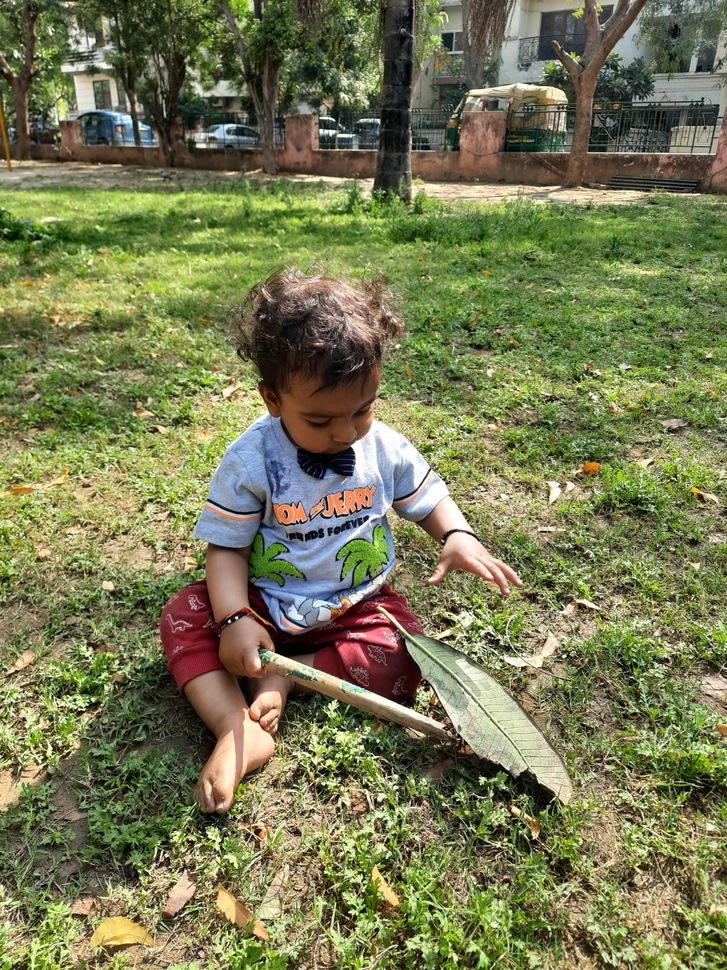
#> input picture Shrey.jpeg, 727 x 970 px, shrunk from 1200 x 1600 before the run, given in place of Shrey.jpg, which was not available
$ python image_to_pencil_sketch.py
#> lines starting #> are read from the running program, lines starting #| are printed output that depends on the picture; pictures that were not available may be replaced by others from this repository, and a replacement may not be noted
import cv2
from cv2 import pencilSketch
# from numpy import imag
#reading image
image = cv2.imread("Shrey.jpg")
#> image is the input picture: shape (970, 727, 3); mean B, G, R 83.2, 122.3, 119.3

#converting BGR image to grayscale
gray_image = cv2.cvtColor(image, cv2.COLOR_BGR2GRAY)
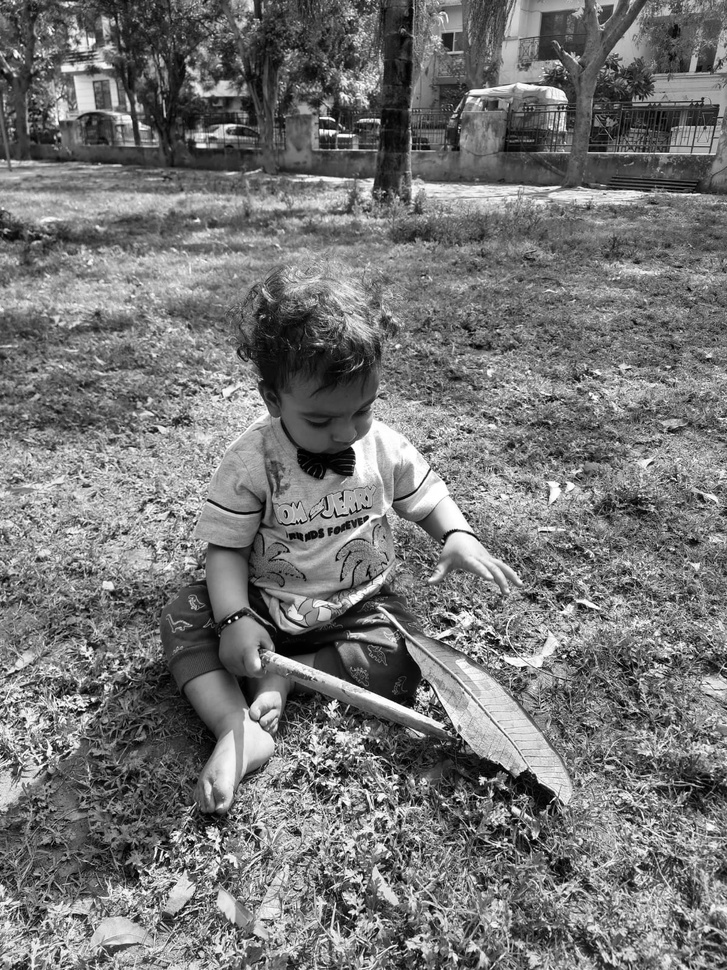
#> gray_image: shape (970, 727); min 0, max 255, mean 116.9

#image inversion
inverted_image = 255 - gray_image
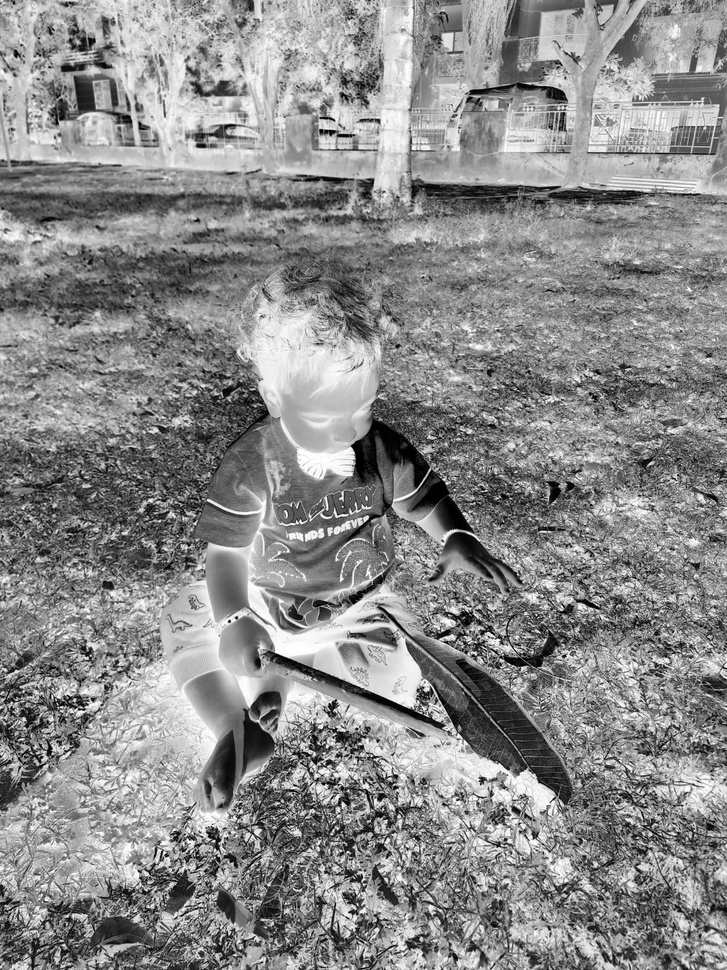
#> inverted_image: shape (970, 727); min 0, max 255, mean 138.1

blurred = cv2.GaussianBlur(inverted_image, (21, 21), 0)
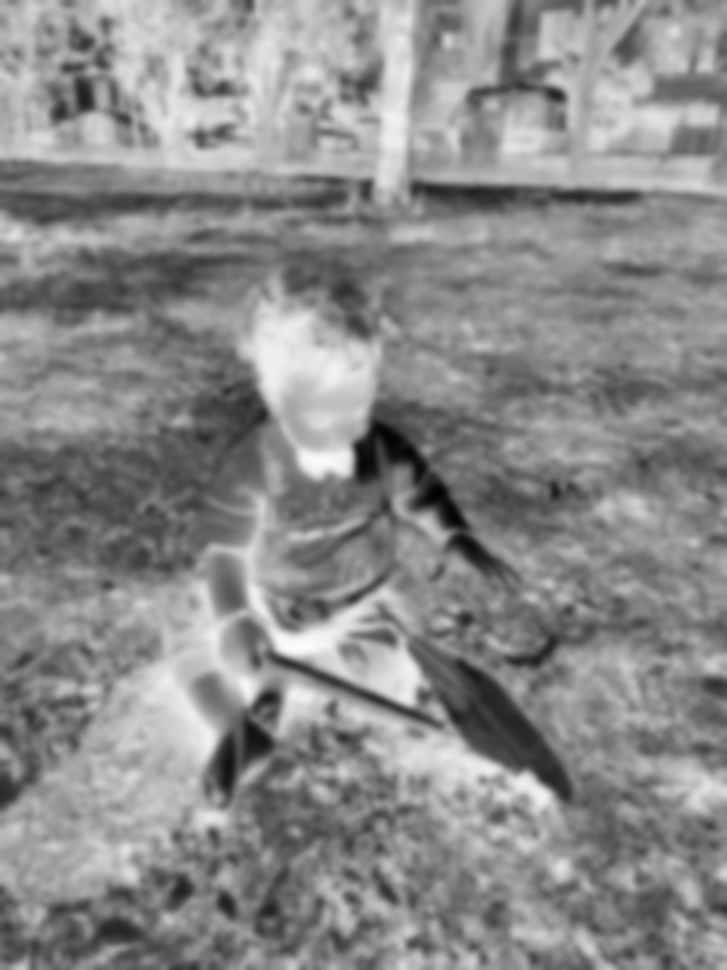
#> blurred: shape (970, 727); min 2, max 253, mean 138.1
inverted_blurred = 255 - blurred
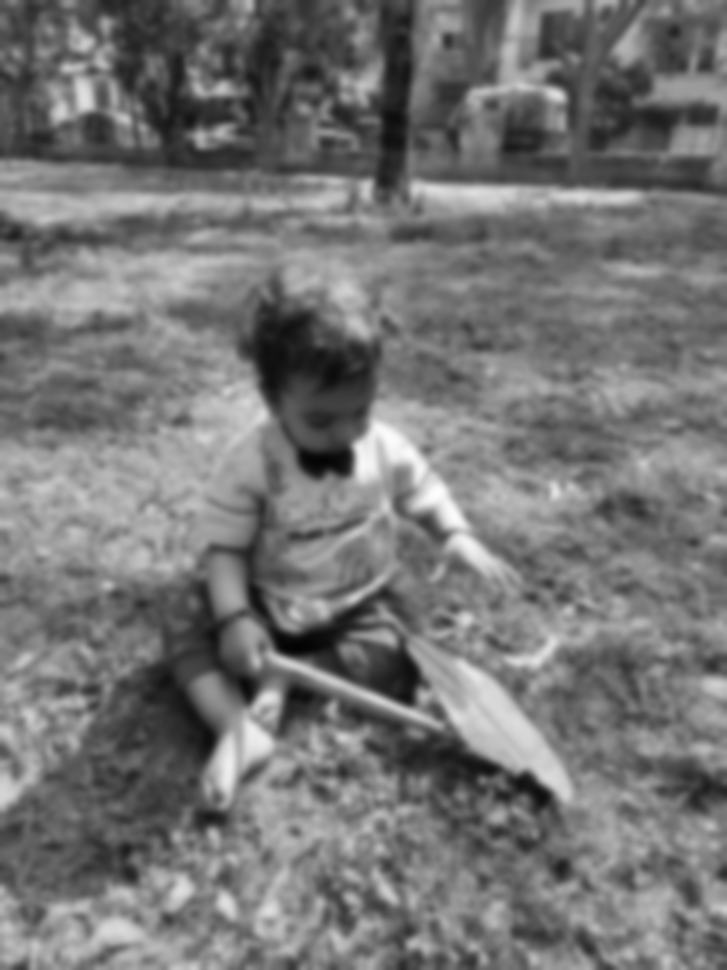
#> inverted_blurred: shape (970, 727); min 2, max 253, mean 116.9
pencilSketch = cv2.divide(gray_image, inverted_image, scale=256.0)
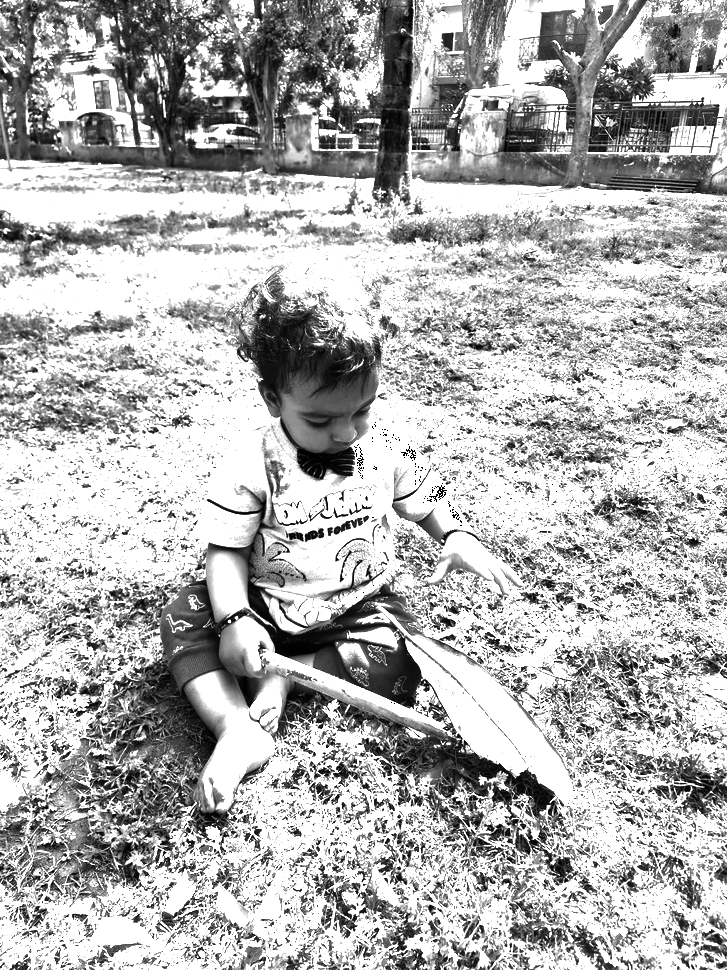
#> pencilSketch: shape (970, 727); min 0, max 255, mean 178.4
cv2.imshow("Original Image", image)
cv2.imshow("Pencil Sketch of Shrey", pencilSketch)
cv2.waitKey(0)

$ run again, with Family_pic.jpeg copied over Shrey.jpeg
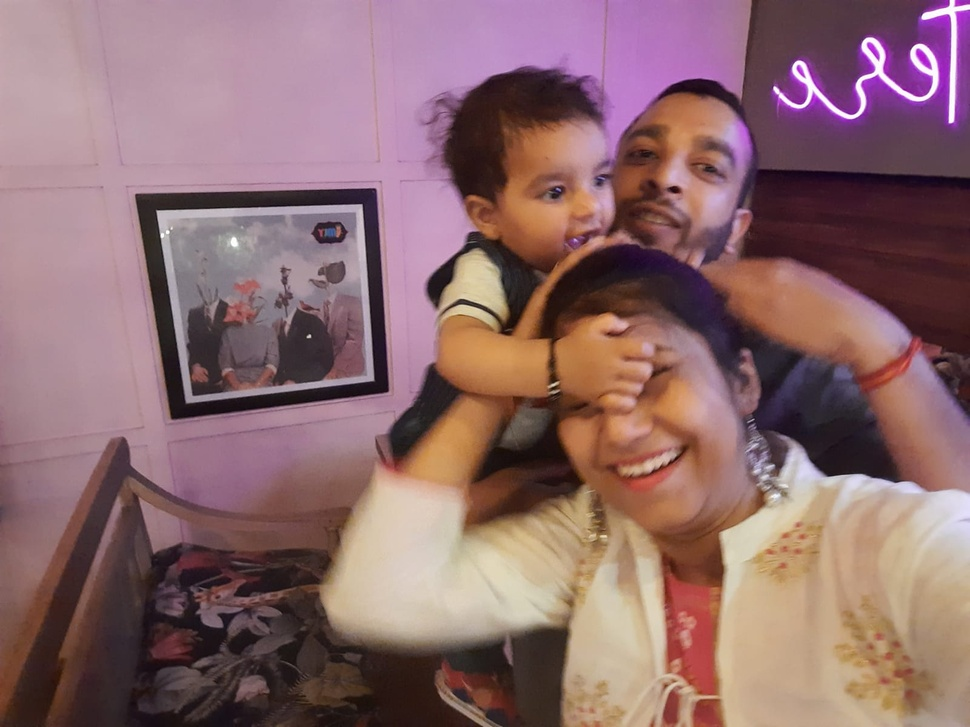
#> input picture Family_pic.jpeg, 970 x 727 px, shrunk from 1600 x 1200 before the run, given in place of Shrey.jpg, which was not available
#> image is the input picture: shape (727, 970, 3); mean B, G, R 109.4, 107, 140.9
#> `inverted_blurred = 255 - blurred`:
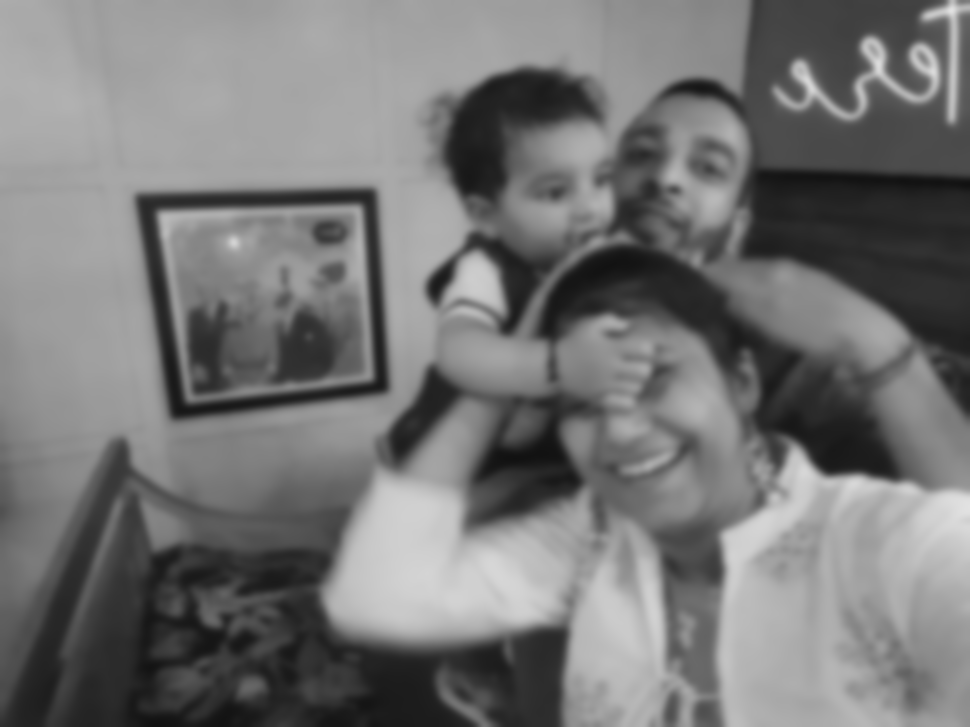
#> inverted_blurred: shape (727, 970); min 17, max 226, mean 117.4
#> `pencilSketch = cv2.divide(gray_image, inverted_image, scale=256.0)`:
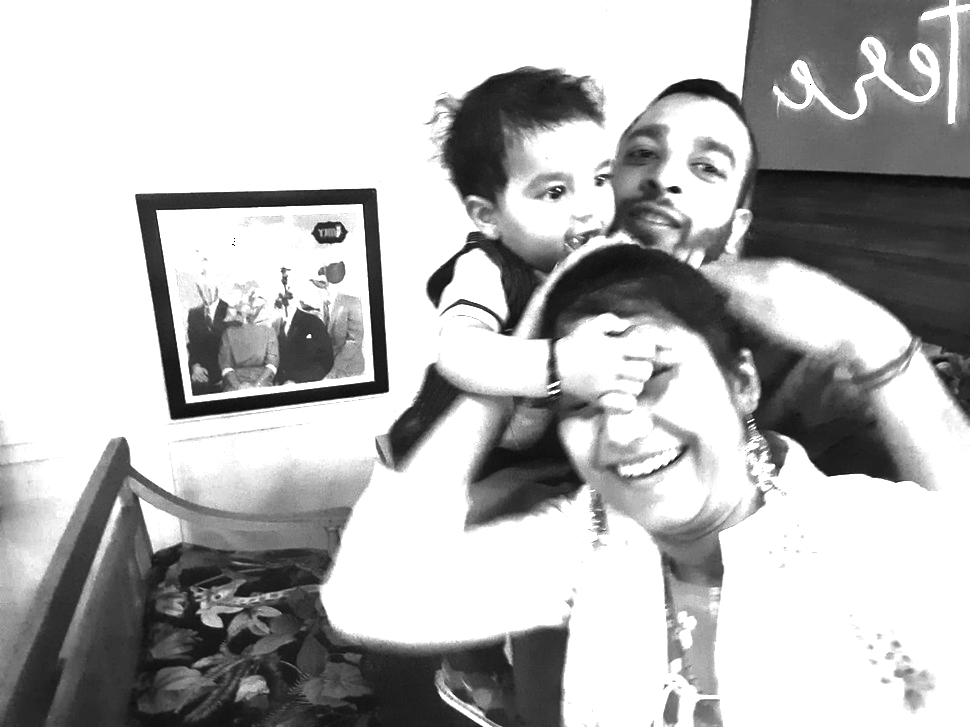
#> pencilSketch: shape (727, 970); min 0, max 255, mean 182.4
